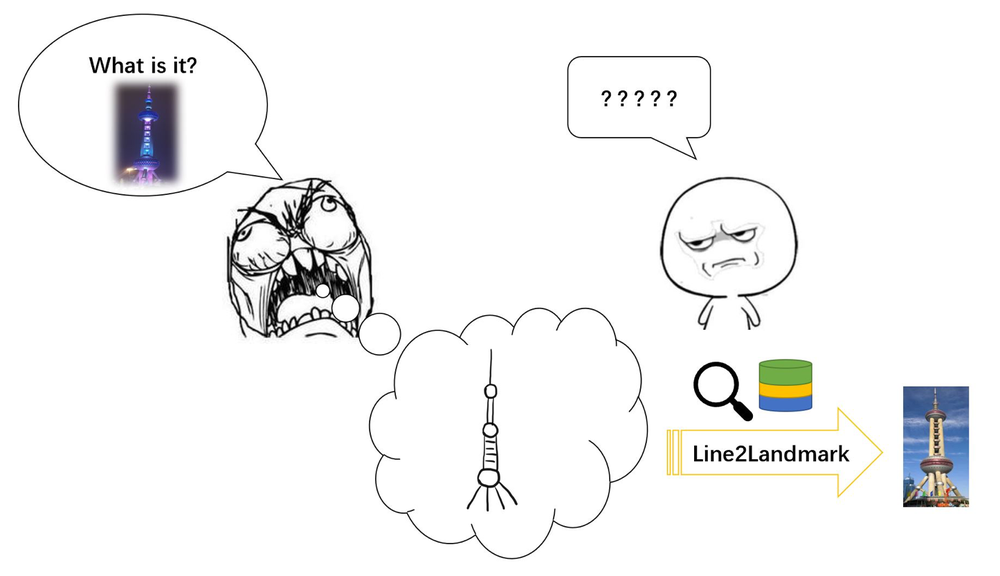
#> input picture pic/1.png, 1000 x 576 px, shrunk from 1445 x 833 before the run
$ python convert2input_img.py ../pic/1.png out.png
#> lines starting #> are read from the running program, lines starting #| are printed output that depends on the picture; after the words box and inside, x2 and y2 are one past the last pixel; in counts of white or black regions, pixels touching at a corner belong together
import cv2

import sys

if len(sys.argv) <3:
    print("USAGE: python convert2input_img.py  <input_img_path> <output_img_path>")

img_path = sys.argv[1]
out_path = sys.argv[2]

input_img = cv2.imread(img_path)
#> input_img is the input picture: shape (576, 1000, 3); mean B, G, R 244.2, 244.1, 243.9
input_img = cv2.cvtColor(input_img, cv2.COLOR_BGR2GRAY)
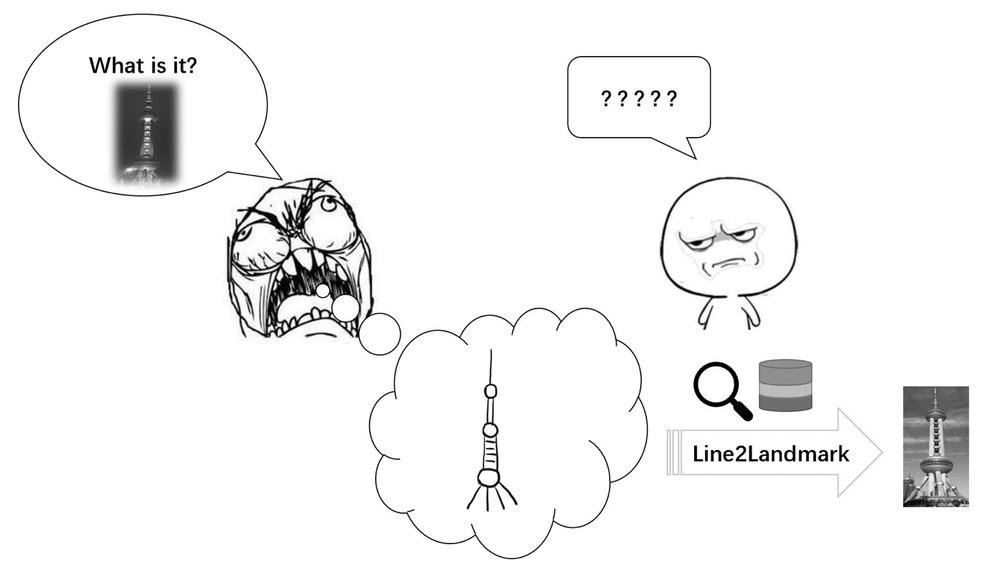
#> input_img: shape (576, 1000); min 0, max 255, mean 244
ret, input_img = cv2.threshold(input_img, 250, 255, cv2.THRESH_BINARY_INV)
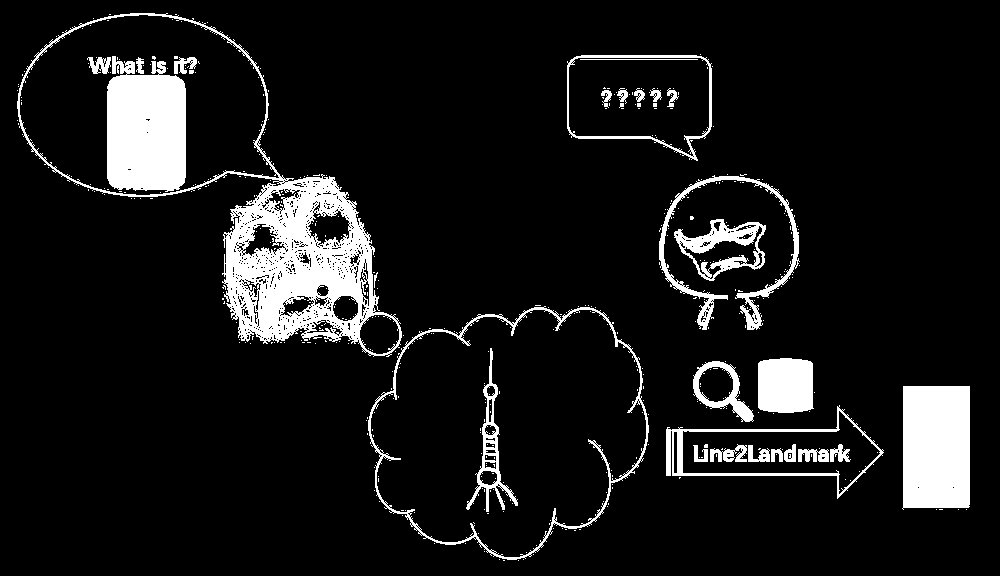
#> input_img: shape (576, 1000); 9.7% white; 431 white regions (403 under 20 px), largest, box (x1, y1, x2, y2) and area: (17, 13, 402, 357) 18320, (107, 56, 186, 192) 9292, (902, 386, 970, 510) 8172
cv2.imwrite(out_path,input_img)

$ run again, on pic/4.png
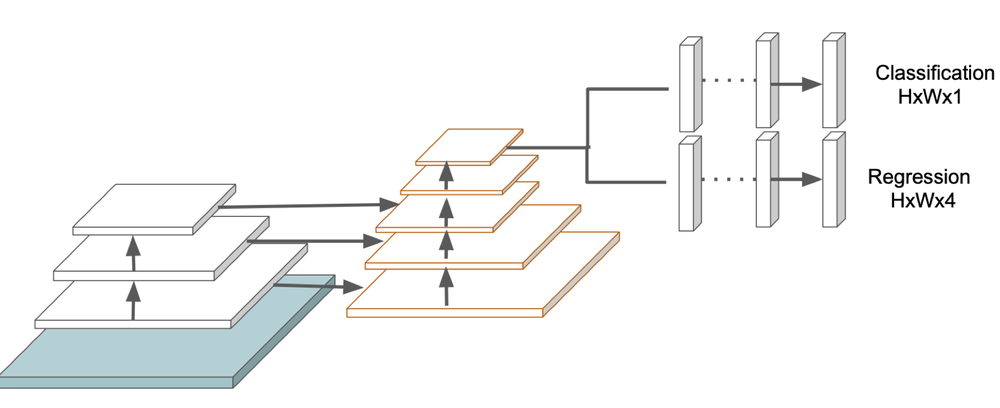
#> input picture pic/4.png, 1000 x 408 px, shrunk from 1654 x 675 before the run
#> input_img is the input picture: shape (408, 1000, 3); mean B, G, R 245.4, 245.8, 245.3
#> `ret, input_img = cv2.threshold(input_img, 250, 255, cv2.THRESH_BINARY_..`:
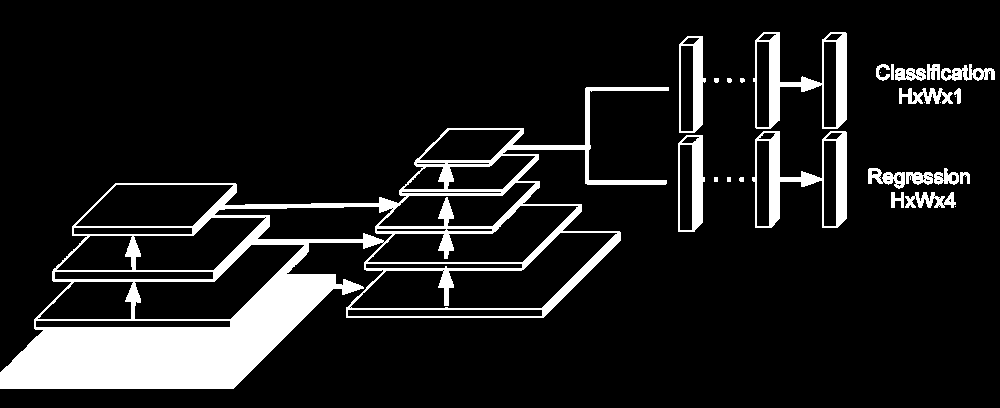
#> input_img: shape (408, 1000); 11.4% white; 29 white regions (5 under 20 px), largest, box (x1, y1, x2, y2) and area: (0, 87, 669, 389) 34793, (752, 131, 847, 228) 2841, (753, 32, 847, 129) 2828

$ run again, on pic/5.png
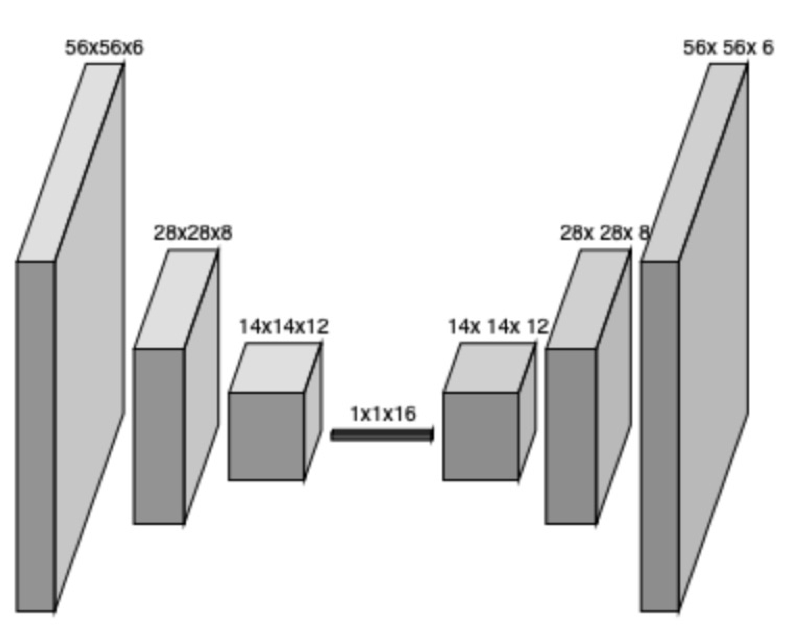
#> input picture pic/5.png, 810 x 635 px
#> input_img is the input picture: shape (635, 810, 3); min 0, max 255, mean 224.1
#> `ret, input_img = cv2.threshold(input_img, 250, 255, cv2.THRESH_BINARY_..`:
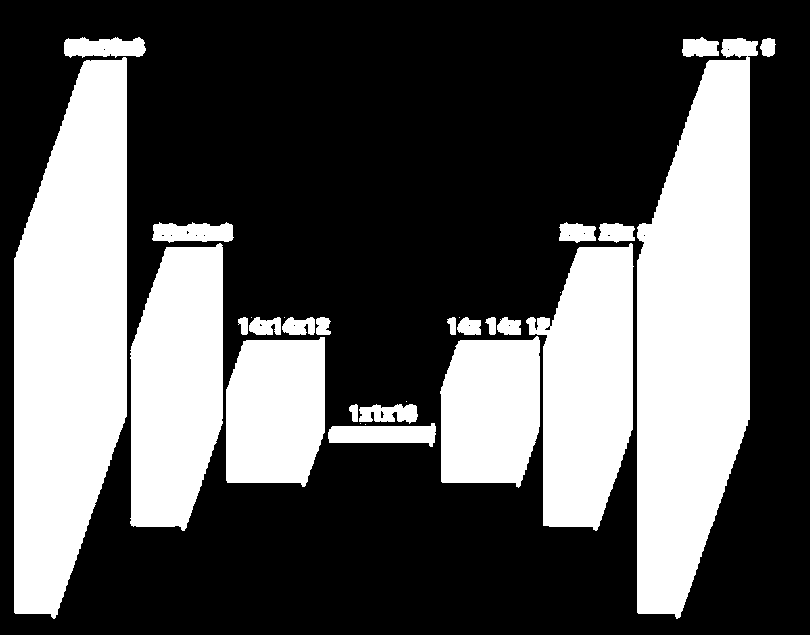
#> input_img: shape (635, 810); 34.7% white; 30 white regions (7 under 20 px), largest, box (x1, y1, x2, y2) and area: (637, 38, 758, 619) 49450, (14, 57, 127, 619) 48663, (130, 243, 223, 531) 22121
